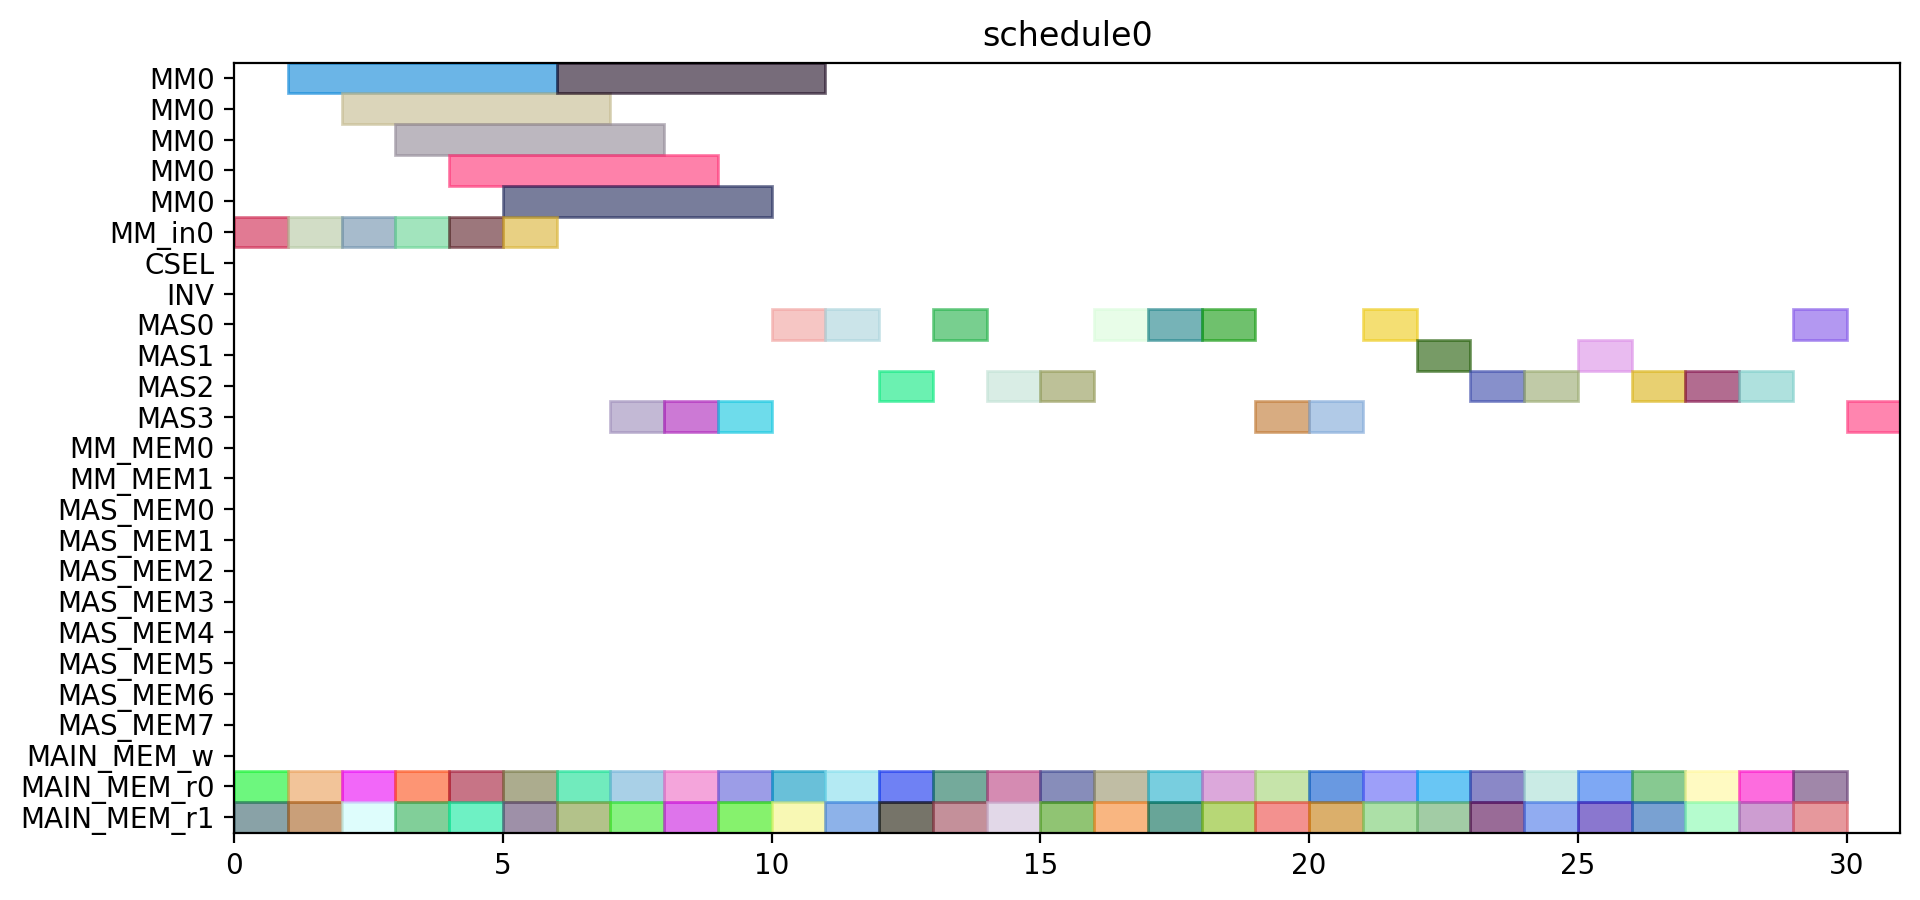

Generate this figure with Python:
from pyschedule import Scenario, solvers, plotters, alt


def solve():
	horizon = 90
	S = Scenario("schedule0", horizon=horizon)

	# resource
	MM = S.Resources('MM', num=1, size=5)
	MM_in = S.Resources('MM_in', num=1)
	CSEL = S.Resource('CSEL')
	INV = S.Resource('INV')
	MAS = S.Resources('MAS', num=4, size=1, periods=range(1, horizon))
	MM_MEM = S.Resources('MM_MEM', num=2)
	MAS_MEM = S.Resources('MAS_MEM', num=8)
	MAIN_MEM_w = S.Resource('MAIN_MEM_w', size=1)
	MAIN_MEM_r = S.Resources('MAIN_MEM_r', num=2)

	# result of previous scheduling

	# new tasks
	c_t0_a1_0 = S.Task('c_t0_a1_0', length=1, delay_cost=1)
	c_t0_a1_0 += alt(MAS)

	c_t0_a1_0_mem0 = S.Task('c_t0_a1_0_mem0', length=1, delay_cost=1)
	c_t0_a1_0_mem0 += MAIN_MEM_r[0]
	S += c_t0_a1_0_mem0 <= c_t0_a1_0

	c_t0_a1_0_mem1 = S.Task('c_t0_a1_0_mem1', length=1, delay_cost=1)
	c_t0_a1_0_mem1 += MAIN_MEM_r[1]
	S += c_t0_a1_0_mem1 <= c_t0_a1_0

	c_t0_a1_1 = S.Task('c_t0_a1_1', length=1, delay_cost=1)
	c_t0_a1_1 += alt(MAS)

	c_t0_a1_1_mem0 = S.Task('c_t0_a1_1_mem0', length=1, delay_cost=1)
	c_t0_a1_1_mem0 += MAIN_MEM_r[0]
	S += c_t0_a1_1_mem0 <= c_t0_a1_1

	c_t0_a1_1_mem1 = S.Task('c_t0_a1_1_mem1', length=1, delay_cost=1)
	c_t0_a1_1_mem1 += MAIN_MEM_r[1]
	S += c_t0_a1_1_mem1 <= c_t0_a1_1

	c_t0_t10 = S.Task('c_t0_t10', length=1, delay_cost=1)
	c_t0_t10 += alt(MAS)

	c_t0_t10_mem0 = S.Task('c_t0_t10_mem0', length=1, delay_cost=1)
	c_t0_t10_mem0 += MAIN_MEM_r[0]
	S += c_t0_t10_mem0 <= c_t0_t10

	c_t0_t10_mem1 = S.Task('c_t0_t10_mem1', length=1, delay_cost=1)
	c_t0_t10_mem1 += MAIN_MEM_r[1]
	S += c_t0_t10_mem1 <= c_t0_t10

	c_t0_t11 = S.Task('c_t0_t11', length=1, delay_cost=1)
	c_t0_t11 += alt(MAS)

	c_t0_t11_mem0 = S.Task('c_t0_t11_mem0', length=1, delay_cost=1)
	c_t0_t11_mem0 += MAIN_MEM_r[0]
	S += c_t0_t11_mem0 <= c_t0_t11

	c_t0_t11_mem1 = S.Task('c_t0_t11_mem1', length=1, delay_cost=1)
	c_t0_t11_mem1 += MAIN_MEM_r[1]
	S += c_t0_t11_mem1 <= c_t0_t11

	c_t0_t3_t0_in = S.Task('c_t0_t3_t0_in', length=1, delay_cost=1)
	c_t0_t3_t0_in += alt(MM_in)
	c_t0_t3_t0 = S.Task('c_t0_t3_t0', length=5, delay_cost=1)
	c_t0_t3_t0 += alt(MM)
	S += c_t0_t3_t0>=c_t0_t3_t0_in

	c_t0_t3_t0_mem0 = S.Task('c_t0_t3_t0_mem0', length=1, delay_cost=1)
	c_t0_t3_t0_mem0 += MAIN_MEM_r[0]
	S += c_t0_t3_t0_mem0 <= c_t0_t3_t0

	c_t0_t3_t0_mem1 = S.Task('c_t0_t3_t0_mem1', length=1, delay_cost=1)
	c_t0_t3_t0_mem1 += MAIN_MEM_r[1]
	S += c_t0_t3_t0_mem1 <= c_t0_t3_t0

	c_t0_t3_t1_in = S.Task('c_t0_t3_t1_in', length=1, delay_cost=1)
	c_t0_t3_t1_in += alt(MM_in)
	c_t0_t3_t1 = S.Task('c_t0_t3_t1', length=5, delay_cost=1)
	c_t0_t3_t1 += alt(MM)
	S += c_t0_t3_t1>=c_t0_t3_t1_in

	c_t0_t3_t1_mem0 = S.Task('c_t0_t3_t1_mem0', length=1, delay_cost=1)
	c_t0_t3_t1_mem0 += MAIN_MEM_r[0]
	S += c_t0_t3_t1_mem0 <= c_t0_t3_t1

	c_t0_t3_t1_mem1 = S.Task('c_t0_t3_t1_mem1', length=1, delay_cost=1)
	c_t0_t3_t1_mem1 += MAIN_MEM_r[1]
	S += c_t0_t3_t1_mem1 <= c_t0_t3_t1

	c_t0_t3_t2 = S.Task('c_t0_t3_t2', length=1, delay_cost=1)
	c_t0_t3_t2 += alt(MAS)

	c_t0_t3_t2_mem0 = S.Task('c_t0_t3_t2_mem0', length=1, delay_cost=1)
	c_t0_t3_t2_mem0 += MAIN_MEM_r[0]
	S += c_t0_t3_t2_mem0 <= c_t0_t3_t2

	c_t0_t3_t2_mem1 = S.Task('c_t0_t3_t2_mem1', length=1, delay_cost=1)
	c_t0_t3_t2_mem1 += MAIN_MEM_r[1]
	S += c_t0_t3_t2_mem1 <= c_t0_t3_t2

	c_t0_t3_t3 = S.Task('c_t0_t3_t3', length=1, delay_cost=1)
	c_t0_t3_t3 += alt(MAS)

	c_t0_t3_t3_mem0 = S.Task('c_t0_t3_t3_mem0', length=1, delay_cost=1)
	c_t0_t3_t3_mem0 += MAIN_MEM_r[0]
	S += c_t0_t3_t3_mem0 <= c_t0_t3_t3

	c_t0_t3_t3_mem1 = S.Task('c_t0_t3_t3_mem1', length=1, delay_cost=1)
	c_t0_t3_t3_mem1 += MAIN_MEM_r[1]
	S += c_t0_t3_t3_mem1 <= c_t0_t3_t3

	c_t1_a1_0 = S.Task('c_t1_a1_0', length=1, delay_cost=1)
	c_t1_a1_0 += alt(MAS)

	c_t1_a1_0_mem0 = S.Task('c_t1_a1_0_mem0', length=1, delay_cost=1)
	c_t1_a1_0_mem0 += MAIN_MEM_r[0]
	S += c_t1_a1_0_mem0 <= c_t1_a1_0

	c_t1_a1_0_mem1 = S.Task('c_t1_a1_0_mem1', length=1, delay_cost=1)
	c_t1_a1_0_mem1 += MAIN_MEM_r[1]
	S += c_t1_a1_0_mem1 <= c_t1_a1_0

	c_t1_a1_1 = S.Task('c_t1_a1_1', length=1, delay_cost=1)
	c_t1_a1_1 += alt(MAS)

	c_t1_a1_1_mem0 = S.Task('c_t1_a1_1_mem0', length=1, delay_cost=1)
	c_t1_a1_1_mem0 += MAIN_MEM_r[0]
	S += c_t1_a1_1_mem0 <= c_t1_a1_1

	c_t1_a1_1_mem1 = S.Task('c_t1_a1_1_mem1', length=1, delay_cost=1)
	c_t1_a1_1_mem1 += MAIN_MEM_r[1]
	S += c_t1_a1_1_mem1 <= c_t1_a1_1

	c_t1_t10 = S.Task('c_t1_t10', length=1, delay_cost=1)
	c_t1_t10 += alt(MAS)

	c_t1_t10_mem0 = S.Task('c_t1_t10_mem0', length=1, delay_cost=1)
	c_t1_t10_mem0 += MAIN_MEM_r[0]
	S += c_t1_t10_mem0 <= c_t1_t10

	c_t1_t10_mem1 = S.Task('c_t1_t10_mem1', length=1, delay_cost=1)
	c_t1_t10_mem1 += MAIN_MEM_r[1]
	S += c_t1_t10_mem1 <= c_t1_t10

	c_t1_t11 = S.Task('c_t1_t11', length=1, delay_cost=1)
	c_t1_t11 += alt(MAS)

	c_t1_t11_mem0 = S.Task('c_t1_t11_mem0', length=1, delay_cost=1)
	c_t1_t11_mem0 += MAIN_MEM_r[0]
	S += c_t1_t11_mem0 <= c_t1_t11

	c_t1_t11_mem1 = S.Task('c_t1_t11_mem1', length=1, delay_cost=1)
	c_t1_t11_mem1 += MAIN_MEM_r[1]
	S += c_t1_t11_mem1 <= c_t1_t11

	c_t1_t3_t0_in = S.Task('c_t1_t3_t0_in', length=1, delay_cost=1)
	c_t1_t3_t0_in += alt(MM_in)
	c_t1_t3_t0 = S.Task('c_t1_t3_t0', length=5, delay_cost=1)
	c_t1_t3_t0 += alt(MM)
	S += c_t1_t3_t0>=c_t1_t3_t0_in

	c_t1_t3_t0_mem0 = S.Task('c_t1_t3_t0_mem0', length=1, delay_cost=1)
	c_t1_t3_t0_mem0 += MAIN_MEM_r[0]
	S += c_t1_t3_t0_mem0 <= c_t1_t3_t0

	c_t1_t3_t0_mem1 = S.Task('c_t1_t3_t0_mem1', length=1, delay_cost=1)
	c_t1_t3_t0_mem1 += MAIN_MEM_r[1]
	S += c_t1_t3_t0_mem1 <= c_t1_t3_t0

	c_t1_t3_t1_in = S.Task('c_t1_t3_t1_in', length=1, delay_cost=1)
	c_t1_t3_t1_in += alt(MM_in)
	c_t1_t3_t1 = S.Task('c_t1_t3_t1', length=5, delay_cost=1)
	c_t1_t3_t1 += alt(MM)
	S += c_t1_t3_t1>=c_t1_t3_t1_in

	c_t1_t3_t1_mem0 = S.Task('c_t1_t3_t1_mem0', length=1, delay_cost=1)
	c_t1_t3_t1_mem0 += MAIN_MEM_r[0]
	S += c_t1_t3_t1_mem0 <= c_t1_t3_t1

	c_t1_t3_t1_mem1 = S.Task('c_t1_t3_t1_mem1', length=1, delay_cost=1)
	c_t1_t3_t1_mem1 += MAIN_MEM_r[1]
	S += c_t1_t3_t1_mem1 <= c_t1_t3_t1

	c_t1_t3_t2 = S.Task('c_t1_t3_t2', length=1, delay_cost=1)
	c_t1_t3_t2 += alt(MAS)

	c_t1_t3_t2_mem0 = S.Task('c_t1_t3_t2_mem0', length=1, delay_cost=1)
	c_t1_t3_t2_mem0 += MAIN_MEM_r[0]
	S += c_t1_t3_t2_mem0 <= c_t1_t3_t2

	c_t1_t3_t2_mem1 = S.Task('c_t1_t3_t2_mem1', length=1, delay_cost=1)
	c_t1_t3_t2_mem1 += MAIN_MEM_r[1]
	S += c_t1_t3_t2_mem1 <= c_t1_t3_t2

	c_t1_t3_t3 = S.Task('c_t1_t3_t3', length=1, delay_cost=1)
	c_t1_t3_t3 += alt(MAS)

	c_t1_t3_t3_mem0 = S.Task('c_t1_t3_t3_mem0', length=1, delay_cost=1)
	c_t1_t3_t3_mem0 += MAIN_MEM_r[0]
	S += c_t1_t3_t3_mem0 <= c_t1_t3_t3

	c_t1_t3_t3_mem1 = S.Task('c_t1_t3_t3_mem1', length=1, delay_cost=1)
	c_t1_t3_t3_mem1 += MAIN_MEM_r[1]
	S += c_t1_t3_t3_mem1 <= c_t1_t3_t3

	c_t2_a1_0 = S.Task('c_t2_a1_0', length=1, delay_cost=1)
	c_t2_a1_0 += alt(MAS)

	c_t2_a1_0_mem0 = S.Task('c_t2_a1_0_mem0', length=1, delay_cost=1)
	c_t2_a1_0_mem0 += MAIN_MEM_r[0]
	S += c_t2_a1_0_mem0 <= c_t2_a1_0

	c_t2_a1_0_mem1 = S.Task('c_t2_a1_0_mem1', length=1, delay_cost=1)
	c_t2_a1_0_mem1 += MAIN_MEM_r[1]
	S += c_t2_a1_0_mem1 <= c_t2_a1_0

	c_t2_a1_1 = S.Task('c_t2_a1_1', length=1, delay_cost=1)
	c_t2_a1_1 += alt(MAS)

	c_t2_a1_1_mem0 = S.Task('c_t2_a1_1_mem0', length=1, delay_cost=1)
	c_t2_a1_1_mem0 += MAIN_MEM_r[0]
	S += c_t2_a1_1_mem0 <= c_t2_a1_1

	c_t2_a1_1_mem1 = S.Task('c_t2_a1_1_mem1', length=1, delay_cost=1)
	c_t2_a1_1_mem1 += MAIN_MEM_r[1]
	S += c_t2_a1_1_mem1 <= c_t2_a1_1

	c_t2_t10 = S.Task('c_t2_t10', length=1, delay_cost=1)
	c_t2_t10 += alt(MAS)

	c_t2_t10_mem0 = S.Task('c_t2_t10_mem0', length=1, delay_cost=1)
	c_t2_t10_mem0 += MAIN_MEM_r[0]
	S += c_t2_t10_mem0 <= c_t2_t10

	c_t2_t10_mem1 = S.Task('c_t2_t10_mem1', length=1, delay_cost=1)
	c_t2_t10_mem1 += MAIN_MEM_r[1]
	S += c_t2_t10_mem1 <= c_t2_t10

	c_t2_t11 = S.Task('c_t2_t11', length=1, delay_cost=1)
	c_t2_t11 += alt(MAS)

	c_t2_t11_mem0 = S.Task('c_t2_t11_mem0', length=1, delay_cost=1)
	c_t2_t11_mem0 += MAIN_MEM_r[0]
	S += c_t2_t11_mem0 <= c_t2_t11

	c_t2_t11_mem1 = S.Task('c_t2_t11_mem1', length=1, delay_cost=1)
	c_t2_t11_mem1 += MAIN_MEM_r[1]
	S += c_t2_t11_mem1 <= c_t2_t11

	c_t2_t3_t0_in = S.Task('c_t2_t3_t0_in', length=1, delay_cost=1)
	c_t2_t3_t0_in += alt(MM_in)
	c_t2_t3_t0 = S.Task('c_t2_t3_t0', length=5, delay_cost=1)
	c_t2_t3_t0 += alt(MM)
	S += c_t2_t3_t0>=c_t2_t3_t0_in

	c_t2_t3_t0_mem0 = S.Task('c_t2_t3_t0_mem0', length=1, delay_cost=1)
	c_t2_t3_t0_mem0 += MAIN_MEM_r[0]
	S += c_t2_t3_t0_mem0 <= c_t2_t3_t0

	c_t2_t3_t0_mem1 = S.Task('c_t2_t3_t0_mem1', length=1, delay_cost=1)
	c_t2_t3_t0_mem1 += MAIN_MEM_r[1]
	S += c_t2_t3_t0_mem1 <= c_t2_t3_t0

	c_t2_t3_t1_in = S.Task('c_t2_t3_t1_in', length=1, delay_cost=1)
	c_t2_t3_t1_in += alt(MM_in)
	c_t2_t3_t1 = S.Task('c_t2_t3_t1', length=5, delay_cost=1)
	c_t2_t3_t1 += alt(MM)
	S += c_t2_t3_t1>=c_t2_t3_t1_in

	c_t2_t3_t1_mem0 = S.Task('c_t2_t3_t1_mem0', length=1, delay_cost=1)
	c_t2_t3_t1_mem0 += MAIN_MEM_r[0]
	S += c_t2_t3_t1_mem0 <= c_t2_t3_t1

	c_t2_t3_t1_mem1 = S.Task('c_t2_t3_t1_mem1', length=1, delay_cost=1)
	c_t2_t3_t1_mem1 += MAIN_MEM_r[1]
	S += c_t2_t3_t1_mem1 <= c_t2_t3_t1

	c_t2_t3_t2 = S.Task('c_t2_t3_t2', length=1, delay_cost=1)
	c_t2_t3_t2 += alt(MAS)

	c_t2_t3_t2_mem0 = S.Task('c_t2_t3_t2_mem0', length=1, delay_cost=1)
	c_t2_t3_t2_mem0 += MAIN_MEM_r[0]
	S += c_t2_t3_t2_mem0 <= c_t2_t3_t2

	c_t2_t3_t2_mem1 = S.Task('c_t2_t3_t2_mem1', length=1, delay_cost=1)
	c_t2_t3_t2_mem1 += MAIN_MEM_r[1]
	S += c_t2_t3_t2_mem1 <= c_t2_t3_t2

	c_t2_t3_t3 = S.Task('c_t2_t3_t3', length=1, delay_cost=1)
	c_t2_t3_t3 += alt(MAS)

	c_t2_t3_t3_mem0 = S.Task('c_t2_t3_t3_mem0', length=1, delay_cost=1)
	c_t2_t3_t3_mem0 += MAIN_MEM_r[0]
	S += c_t2_t3_t3_mem0 <= c_t2_t3_t3

	c_t2_t3_t3_mem1 = S.Task('c_t2_t3_t3_mem1', length=1, delay_cost=1)
	c_t2_t3_t3_mem1 += MAIN_MEM_r[1]
	S += c_t2_t3_t3_mem1 <= c_t2_t3_t3

	c_t3000 = S.Task('c_t3000', length=1, delay_cost=1)
	c_t3000 += alt(MAS)

	c_t3000_mem0 = S.Task('c_t3000_mem0', length=1, delay_cost=1)
	c_t3000_mem0 += MAIN_MEM_r[0]
	S += c_t3000_mem0 <= c_t3000

	c_t3000_mem1 = S.Task('c_t3000_mem1', length=1, delay_cost=1)
	c_t3000_mem1 += MAIN_MEM_r[1]
	S += c_t3000_mem1 <= c_t3000

	c_t3001 = S.Task('c_t3001', length=1, delay_cost=1)
	c_t3001 += alt(MAS)

	c_t3001_mem0 = S.Task('c_t3001_mem0', length=1, delay_cost=1)
	c_t3001_mem0 += MAIN_MEM_r[0]
	S += c_t3001_mem0 <= c_t3001

	c_t3001_mem1 = S.Task('c_t3001_mem1', length=1, delay_cost=1)
	c_t3001_mem1 += MAIN_MEM_r[1]
	S += c_t3001_mem1 <= c_t3001

	c_t3010 = S.Task('c_t3010', length=1, delay_cost=1)
	c_t3010 += alt(MAS)

	c_t3010_mem0 = S.Task('c_t3010_mem0', length=1, delay_cost=1)
	c_t3010_mem0 += MAIN_MEM_r[0]
	S += c_t3010_mem0 <= c_t3010

	c_t3010_mem1 = S.Task('c_t3010_mem1', length=1, delay_cost=1)
	c_t3010_mem1 += MAIN_MEM_r[1]
	S += c_t3010_mem1 <= c_t3010

	c_t3011 = S.Task('c_t3011', length=1, delay_cost=1)
	c_t3011 += alt(MAS)

	c_t3011_mem0 = S.Task('c_t3011_mem0', length=1, delay_cost=1)
	c_t3011_mem0 += MAIN_MEM_r[0]
	S += c_t3011_mem0 <= c_t3011

	c_t3011_mem1 = S.Task('c_t3011_mem1', length=1, delay_cost=1)
	c_t3011_mem1 += MAIN_MEM_r[1]
	S += c_t3011_mem1 <= c_t3011

	c_t4000 = S.Task('c_t4000', length=1, delay_cost=1)
	c_t4000 += alt(MAS)

	c_t4000_mem0 = S.Task('c_t4000_mem0', length=1, delay_cost=1)
	c_t4000_mem0 += MAIN_MEM_r[0]
	S += c_t4000_mem0 <= c_t4000

	c_t4000_mem1 = S.Task('c_t4000_mem1', length=1, delay_cost=1)
	c_t4000_mem1 += MAIN_MEM_r[1]
	S += c_t4000_mem1 <= c_t4000

	c_t4001 = S.Task('c_t4001', length=1, delay_cost=1)
	c_t4001 += alt(MAS)

	c_t4001_mem0 = S.Task('c_t4001_mem0', length=1, delay_cost=1)
	c_t4001_mem0 += MAIN_MEM_r[0]
	S += c_t4001_mem0 <= c_t4001

	c_t4001_mem1 = S.Task('c_t4001_mem1', length=1, delay_cost=1)
	c_t4001_mem1 += MAIN_MEM_r[1]
	S += c_t4001_mem1 <= c_t4001

	solvers.mip.solve(S,msg=1,kind='CPLEX',ratio_gap=1.01)

	solution = [['hoge']*len(S.solution()[1]) for i in range(len(S.solution()))]
	for i in range(len(S.solution())):
		for j in range(len(S.solution()[i])):
			solution[i][j]=str(S.solution()[i][j])
	print(solution)

	cycles = int(solution[-1][3])

	pic_file_name = "/home/mfukuda/ABE/multiRAM_multiMAS_16mux/scheduling_result/stage5MM1_stage1MAS4/SQR/schedule0.png"
	if(S.solution() != []):
		plotters.matplotlib.plot(S,img_filename=pic_file_name, show_task_labels=False, fig_size=(cycles*0.25+3, 5))

	return solution
